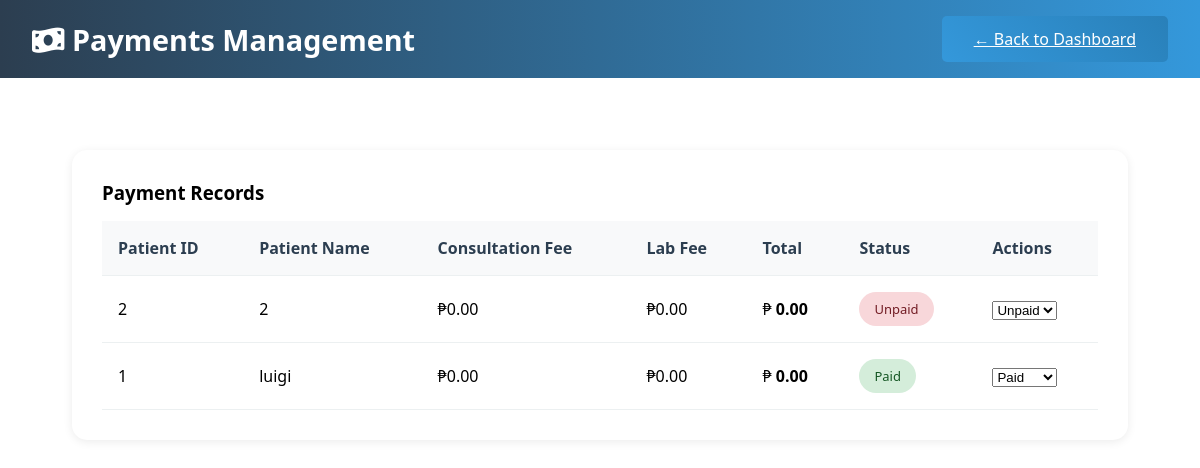
Before: /payments.php with the older database file.
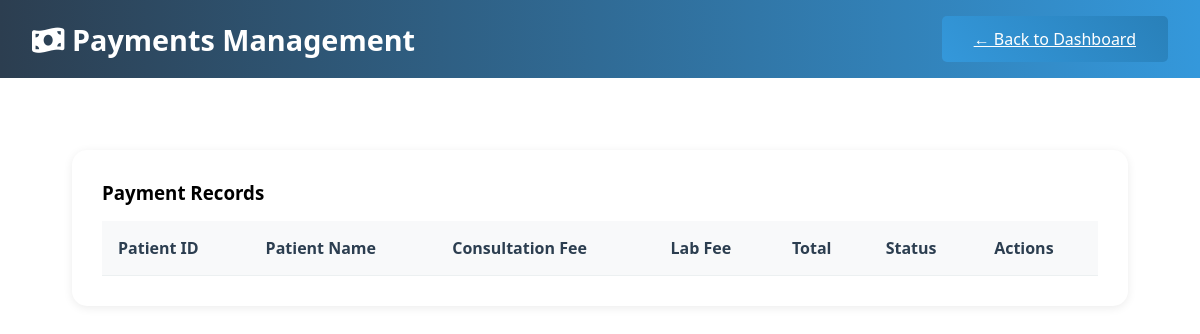
After: the same page with the newer database file.
### tables this page shows
CREATE TABLE `payments` (
  `payment_id` int(11) NOT NULL,
  `patient_id` int(11) DEFAULT NULL,
  `consultation_fee` decimal(10,2) DEFAULT 500.00,
  `laboratory_fee` decimal(10,2) DEFAULT 0.00,
  `total_amount` decimal(10,2) DEFAULT NULL,
  `payment_status` enum('Paid','Unpaid','Partial') DEFAULT 'Unpaid'
);

CREATE TABLE `patients` (
  `patient_id` int(11) NOT NULL,
  `fullname` varchar(100) NOT NULL,
  `age` int(11) DEFAULT NULL,
  `gender` varchar(10) DEFAULT NULL,
  `address` text DEFAULT NULL,
  `contact_number` varchar(20) DEFAULT NULL,
  `date_registered` timestamp NOT NULL DEFAULT current_timestamp()
);

### payments.php (the view, shortened to what this page needs)
<?php include 'config.php'; ?>
<!DOCTYPE html>
<html lang="en">
<head>
    <link rel="stylesheet" href="style.css">
    <link rel="stylesheet" href="https://cdnjs.cloudflare.com/ajax/libs/font-awesome/6.0.0/css/all.min.css">
</head>
<body>
    <div class="container">
        <header>
            <h1><i class="fas fa-money-bill-wave"></i> Payments Management</h1>
            <a href="index.php" class="btn primary">← Back to Dashboard</a>
        </header>
        <main>
            <div class="card">
                <h3>Payment Records</h3>
                <table class="table">
                    <thead>
                        <tr>
                            <th>Patient ID</th>
                            <th>Patient Name</th>
                            <th>Consultation Fee</th>
                            <th>Lab Fee</th>
                            <th>Total</th>
                            <th>Status</th>
                            <th>Actions</th>
                        </tr>
                    </thead>
                    <tbody>
                        <?php
                        $stmt = $pdo->query("
                            SELECT
                                py.payment_id,
                                py.patient_id,
                                p.fullname,
                                py.consultation_fee,
                                py.laboratory_fee,
                                py.total_amount,
                                py.payment_status
                            FROM payments py
                            JOIN patients p ON py.patient_id = p.patient_id
                            ORDER BY py.payment_id DESC
                        ");
                        while ($row = $stmt->fetch()) {
                            $statusClass = strtolower($row['payment_status']);
                        ?>
                            <tr>
                                <td><?= $row['patient_id'] ?></td>
                                <td><?= htmlspecialchars($row['fullname']) ?></td>
                                <td>₱<?= number_format($row['consultation_fee'] ?? 0, 2) ?></td>
                                <td>₱<?= number_format($row['laboratory_fee'] ?? 0, 2) ?></td>
                                <td>
                                    ₱<strong>
                                        <?= number_format($row['total_amount'] ?? 0, 2) ?>
                                    </strong>
                                </td>
                                <td>
                                    <span class="status <?= $statusClass ?>">
                                        <?= $row['payment_status'] ?>
                                    </span>
                                </td>
                                <td>
                                    <select onchange="updatePayment(<?= $row['payment_id'] ?>, this.value)">
                                        <option value="Unpaid" <?= ($row['payment_status'] == 'Unpaid') ? 'selected' : '' ?>>
                                            Unpaid
                                        </option>
                                        <option value="Paid" <?= ($row['payment_status'] == 'Paid') ? 'selected' : '' ?>>
                                            Paid
                                        </option>
                                    </select>
                                </td>
                            </tr>
                        <?php } ?>
                    </tbody>
                </table>
            </div>
        </main>
    </div>
</body>
</html>

Changed rows visible on the page:
removed payments: patient "2", patient.fullname "2", consultation_fee "0.00", laboratory_fee "0.00", total_amount "0.00", payment_status "Unpaid", payment_status+payment_id "Unpaid"
removed payments: patient "1", patient.fullname "luigi", consultation_fee "0.00", laboratory_fee "0.00", total_amount "0.00", payment_status "Paid", payment_status+payment_id "Paid"
